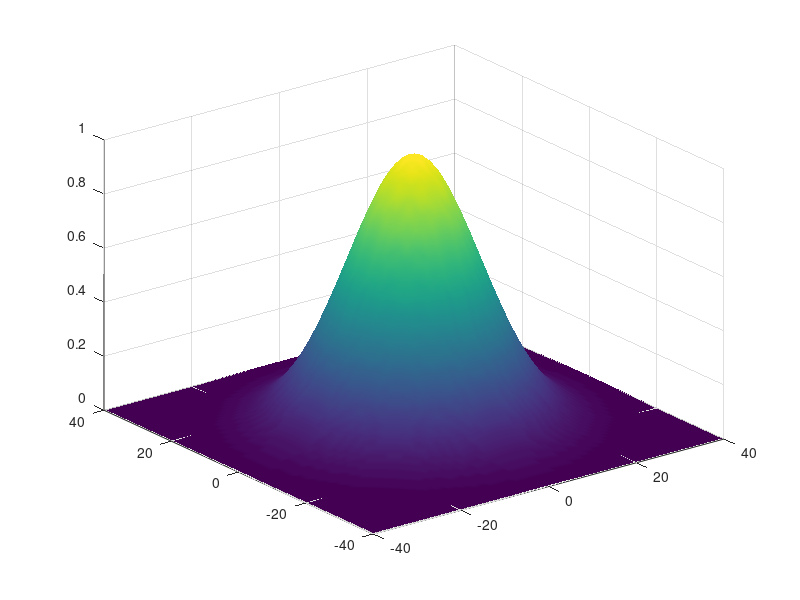

This figure's MATLAB source: (Note: this script raises an error after producing the figure.)
function isobars

% eeg_topo_murks_contour - illustrate isocontours of a surface

clear; close all;

s = 40;
w = 1/150;
cvec = 10:60:300;

p = -s:s;
[x,y] = meshgrid(p);
f = exp(-w*(x.^2 + y.^2));
f = max(f,0);
f = sqrt(f);

surf(x,y,f); shading interp; hold on; rotate3D

V = (x + 10).^2 + (y + 10).^2 + f.^2;

for k = 1:length(cvec)
  c = cvec(k);
  Vc = (V > c);

%  Vcdil = dilate(Vc); Vcdil = double(Vcdil);

  se = [0 1 0 ; 1 1 1 ; 0 1 0];
%  se = ones(1);
  Vcdil = conv2(Vc,se,'same');
  Vcdil = Vcdil > 0;

  Vc = Vcdil - Vc;
  Vcvec = find(Vc);

  plot3(x(Vcvec),y(Vcvec),f(Vcvec),'w.')

end

hold off
